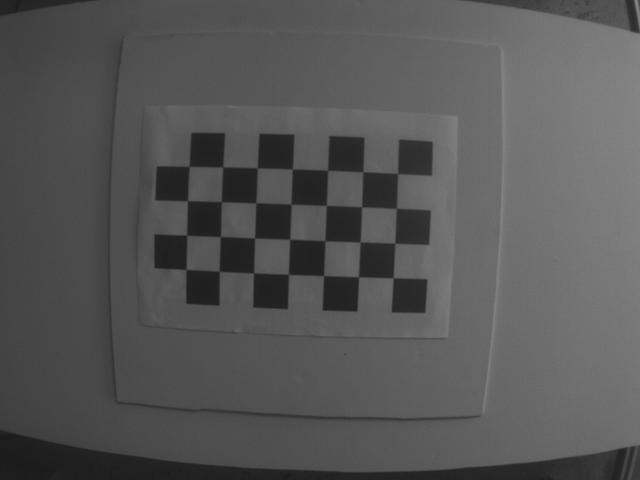
#> input picture Data/calib_data/multispectral_image_registration/0348/IMG_700101_000331_0000_GRE.TIF, 1280 x 960 px (shown at 1/2 size); its folder holds only this picture in this run
$ python calibration.py
#> lines starting #> are read from the running program, lines starting #| are printed output that depends on the picture; after the words box and inside, x2 and y2 are one past the last pixel; in counts of white or black regions, pixels touching at a corner belong together
import os
import cv2 as cv
import numpy as np
import pickle
import matplotlib.pyplot as plt
from glob import glob

width = 1280
height = 960


def image_registration(image_folder_path, base_save_folder_path):
#> called with base_save_folder_path = '+'
    dim = (width, height)
    plot_flag = False
    save_folder_path = os.path.join(base_save_folder_path, "multispectral_image_registration")
    base_images_folder_path = image_folder_path + "/"
    base_save_folder_images = os.path.join(save_folder_path, "result_images")
    os.makedirs(base_save_folder_images, exist_ok=True)

    folders = glob(base_images_folder_path + '*/')

    k_points = {}
    criteria = (cv.TERM_CRITERIA_EPS + cv.TERM_CRITERIA_MAX_ITER, 30, 0.001)

    for folder in folders:
        print(f"Processing folder: {folder}")
        images_name = glob(folder + '*.TIF') + glob(folder + '*.JPG')
        if not images_name:
            print(f"No images found in {folder}")
            continue

        kp_prev = {}
        c_bnd = True

        plt_images = {}
        for fname in images_name:
            print(f"Processing file: {fname}")
            img = cv.imread(fname)
#> img is the input picture: shape (960, 1280, 3); min 24, max 173, mean 85.9
            if fname.split('.')[-1].upper() == 'JPG':
                img = cv.resize(img, dim, interpolation=cv.INTER_AREA)
            gray = cv.cvtColor(img, cv.COLOR_BGR2GRAY)
            ret, corners = cv.findChessboardCorners(gray, (7, 4), None)
#> ret = True; corners = 28 rows, first 8: [785.9, 557], [718.6, 555.4], [648.5, 550.2], [578.5, 550.5], [506.3, 547.4], [440.9, 544.3], [373.7, 537.9], [789.4, 486.2]

            if ret:
                corners2 = cv.cornerSubPix(
                    gray, corners, (11, 11), (-1, -1), criteria)
#> corners2 = 28 rows, first 8: [786.5, 556.1], [717.5, 554], [647.6, 551.6], [577.4, 549.2], [507.5, 546.3], [438.8, 542.9], [372.6, 539.5], [790.1, 486.9]
                # Draw and display the corners
                cv.drawChessboardCorners(img, (7, 4), corners2, ret)
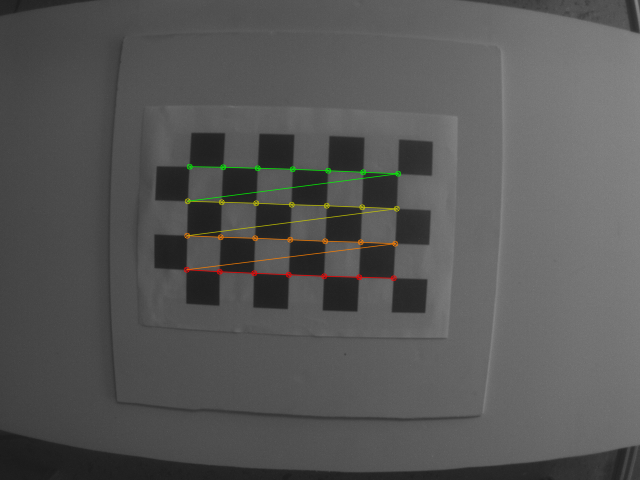
#> img: shape (960, 1280, 3) (shown at 1/2 size); 0.9% of pixels changed, all inside (x1, y1, x2, y2) = (367, 327, 803, 563)
                file_name_s = os.path.basename(fname)
                save_path = os.path.join(base_save_folder_images, file_name_s)
                cv.imwrite(save_path, img)
                print(f"Saved: {save_path}")
                corners = corners.reshape(corners.shape[0], 2)
#> corners = 28 pairs, first value 372.6 to 795.6, second value 333.4 to 556.1
                band = fname.split('_')[-1].split('.')[0]
                plt_images[band] = cv.rotate(img, cv.ROTATE_90_CLOCKWISE)
                if band in kp_prev:
                    kp_prev[band] = np.concatenate(
                        (corners, kp_prev[band]), axis=0)
                else:
                    kp_prev[band] = corners
            else:
                c_bnd = False
                print(f"No corners found in {fname}")
                break
        if plot_flag and plt_images:
            fig, (ax1, ax2, ax3, ax4) = plt.subplots(1, 4)
            fig.suptitle("Multispectral camera registration", fontsize=16)
            if 'RED' in plt_images: ax1.imshow(plt_images['RED'])
            ax1.set_title('RED Band')
            ax1.set_yticklabels([])
            ax1.set_xticklabels([])
            if 'GRE' in plt_images: ax2.imshow(plt_images['GRE'])
            ax2.set_title('Green Band')
            ax2.set_yticklabels([])
            ax2.set_xticklabels([])
            if 'NIR' in plt_images: ax3.imshow(plt_images['NIR'])
            ax3.set_title('NIR Band')
            ax3.set_yticklabels([])
            ax3.set_xticklabels([])
            if 'REG' in plt_images: ax4.imshow(plt_images['REG'])
            ax4.set_title('RED EDGE Band')
            ax4.set_yticklabels([])
            ax4.set_xticklabels([])
            plt.show()

        for band, points in kp_prev.items():
            if band in k_points:
                k_points[band] = np.concatenate(
                    (points, k_points[band]), axis=0)
            else:
                k_points[band] = points
#> this loop made 1 pass
#> band on pass 1: 'GRE'
#> after the loop, k_points = 1 item
#> pass 2 of the loop in image_registration, `for folder in folders:`:
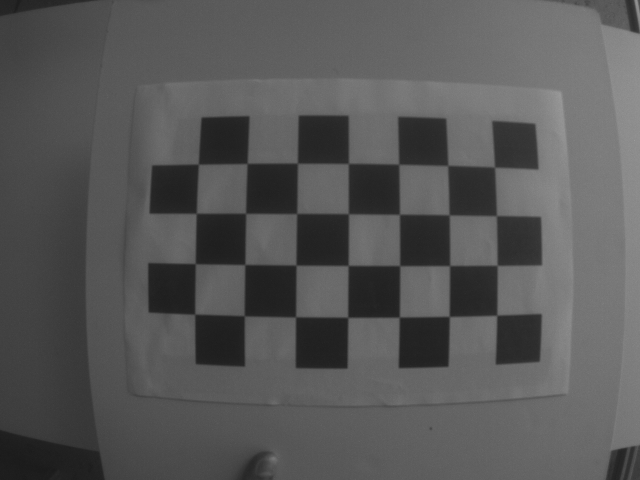
#> input picture Data/calib_data/multispectral_image_registration/0349/IMG_700101_000343_0000_GRE.TIF, 1280 x 960 px (shown at 1/2 size)
#> in image_registration, img is the input picture: shape (960, 1280, 3); min 24, max 191, mean 86.9
#> in image_registration, `ret, corners = cv.findChessboardCorners(gray, (7, 4), None)`: corners = 28 rows, first 8: [992.4, 632.3], [898.5, 633], [799, 635], [696, 635], [589.8, 635.3], [487.7, 630.7], [389.5, 629], [994.3, 529.1]
#> corners2 = 28 rows, first 8: [994.1, 631], [899.1, 633.5], [799.1, 634.7], [696, 635.1], [591.5, 634.2], [489, 632], [389.9, 628.7], [994.8, 531.1]
#> in image_registration, `cv.drawChessboardCorners(img, (7, 4), corners2, ret)`:
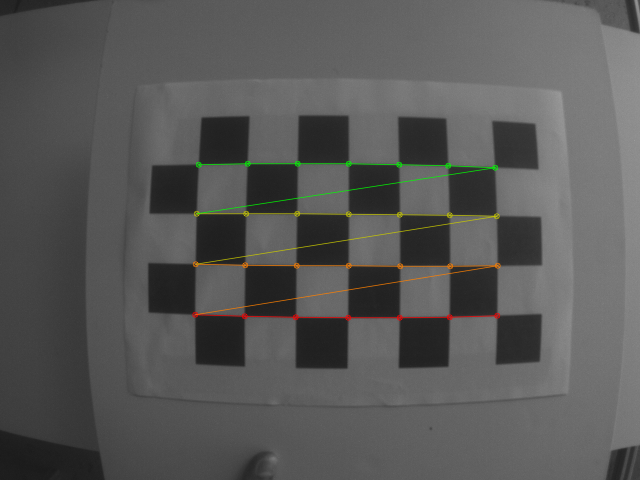
#> img: shape (960, 1280, 3) (shown at 1/2 size); 1.21% of pixels changed, all inside (x1, y1, x2, y2) = (384, 321, 1002, 642)
#> in image_registration, `corners = corners.reshape(corners.shape[0], 2)`: corners = 28 pairs, first value 389.9 to 994.8, second value 326.8 to 635.1
#> the loop in image_registration, `for band, points in kp_prev.items():` made 1 pass

    if not k_points:
        print("No keypoints found in any images.")
        return

    m_band = 'NIR'
#> (the run stopped early here; a loop or call above may not have finished)
